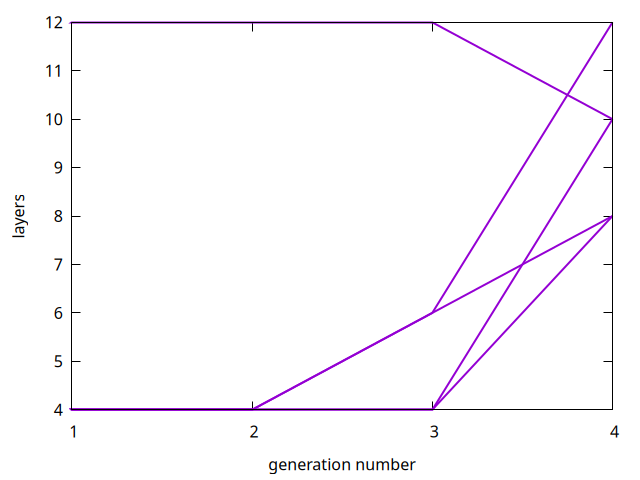

The script that drew this image:
#!/usr/bin/gnuplot 

set term pngcairo
set out "gen-layr.png"
#set term svg
#set out "gen-layr.svg"
filename="../../db_final.gen.tsv"
width=2
set xlabel "generation number"
set ylabel "layers"  
set xtics 0,1
#set range

plot [1:4] filename u 1:9 w l lw width notitle

#pause -1
